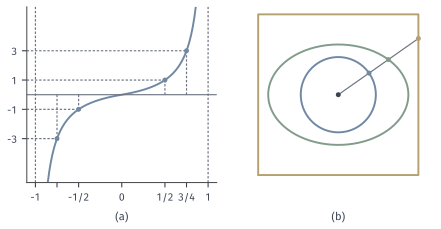

Here is the Python script that generated this plot:
from pathlib import Path
import sys
ROOT = next(p for p in Path(__file__).resolve().parents if (p/"build.sh").is_file() and (p/"tex/book.tex").is_file())
sys.path.insert(0, str(ROOT/"figures/00-shared/mathematical-preliminaries-upper/00-shared/comprehension-figures"))
from support import figure, save, BLUE, GREEN, YELLOW, RED, PURPLE, INK, MUTED, GRID, BLUE_FILL, GREEN_FILL, YELLOW_FILL, RED_FILL, PURPLE_FILL
import numpy as np
def hollow(ax,x,y,c=INK,z=6): ax.plot([x],[y],"o",ms=3.6,mfc="white",mec=c,mew=.8,zorder=z,clip_on=False)
def solid(ax,x,y,c=INK,z=6): ax.plot([x],[y],"o",ms=3.6,color=c,mew=0,zorder=z,clip_on=False)
def label(fig,axes,names=("(a)","(b)","(c)")):
    for ax,s in zip(axes,names):
        p=ax.get_position(); fig.text((p.x0+p.x1)/2,.025,s,ha="center",va="bottom")

# (a) h(x)=x/(1-|x|). (b) radial map among circle r=.75, ellipse (1.4,1.0), square half-side 1.6, ray at 35 deg.
fig,axes=figure(width_mm=112,height_mm=58,ncols=2)
fig.set_layout_engine(None); fig.subplots_adjust(left=.06,right=.985,top=.97,bottom=.2,wspace=.14)
a,b=axes
x=np.linspace(-.857,.857,500); a.plot(x,x/(1-np.abs(x)),color=BLUE,lw=1.4)
for s in (-1,1): a.axvline(s,color=MUTED,lw=.85,ls=(0,(2,1.5)))
pts=[-.75,-.5,.5,.75]
for t in pts:
    y=t/(1-abs(t)); solid(a,t,y,BLUE); a.plot([t,t],[0,y],color=MUTED,lw=.85,ls=(0,(2,1.5))); a.plot([-1.1,t],[y,y],color=MUTED,lw=.85,ls=(0,(2,1.5)))
a.axhline(0,color=MUTED,lw=.85); a.set_xlim(-1.1,1.1); a.set_ylim(-6,6); a.set_xticks([-1,-.75,-.5,0,.5,.75,1]); a.set_xticklabels(["-1","","-1/2","0","1/2","3/4","1"]); a.set_yticks([-3,-1,1,3])
t=np.linspace(0,2*np.pi,400); b.plot(.75*np.cos(t),.75*np.sin(t),color=BLUE,lw=1.4); b.plot(1.4*np.cos(t),np.sin(t),color=GREEN,lw=1.4)
b.plot([-1.6,1.6,1.6,-1.6,-1.6],[-1.6,-1.6,1.6,1.6,-1.6],color=YELLOW,lw=1.4)
th=np.deg2rad(35); u=np.array([np.cos(th),np.sin(th)]); e=1/np.sqrt((u[0]/1.4)**2+u[1]**2); s=1.6/max(abs(u))
b.plot([0,s*u[0]],[0,s*u[1]],color=MUTED,lw=.85); solid(b,0,0,INK)
for r,col in ((.75,BLUE),(e,GREEN),(s,YELLOW)): solid(b,r*u[0],r*u[1],col)
b.set_aspect("equal"); b.set_xlim(-1.75,1.75); b.set_ylim(-1.75,1.75); b.axis("off")
label(fig,axes,("(a)","(b)"))
save(fig,Path(__file__).resolve().parent,"figure",{"formula":"h=x/(1-|x|); radial projection along ray at 35 degrees"})
